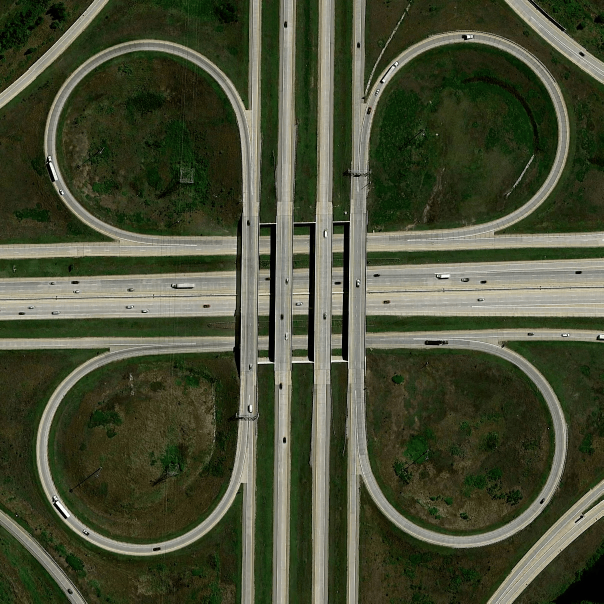
#> input picture A1/Cloverleaf Bridge/cloverleaf_interchange.png, 1207 x 1207 px (shown at 1/2 size)
$ jupyter execute 1.ipynb
#> lines starting #> are read from the running program, lines starting #| are printed output that depends on the picture; after the words box and inside, x2 and y2 are one past the last pixel; in counts of white or black regions, pixels touching at a corner belong together
[cell 1]
import numpy as np
import matplotlib.pyplot as plt
import cv2
from PIL import Image
import math

[cell 2]
def load_cloverleaf_image(filepath):

#> called with filepath = 'cloverleaf_interchange.png'
    image = cv2.imread(filepath, cv2.IMREAD_COLOR)
#> image is the input picture: shape (1207, 1207, 3); mean B, G, R 53.8, 77.6, 72.3
    image_array = np.array(image)


    plt.imshow(image_array)
    plt.title("Original Image")
    plt.axis('off')
    plt.show()

    print(f"Dimensions: {image.shape}")
#| Dimensions: (1207, 1207, 3)
    print(f"Pixel Value Range: {image_array.min()} to {image_array.max()}")
#| Pixel Value Range: 0 to 253

    # Separate channels for color image
    if len(image_array.shape) == 3:
        print("Color Channels Info:")
        for i, channel in enumerate(['Red', 'Green', 'Blue']):
            channel_data = image_array[:, :, i]
            print(f"  {channel} - Min: {channel_data.min()}, Max: {channel_data.max()}, Mean: {channel_data.mean():.2f}")
#> this loop made 3 passes
#|   Red - Min: 0, Max: 249, Mean: 53.78
#|   Green - Min: 1, Max: 253, Mean: 77.64
#|   Blue - Min: 1, Max: 250, Mean: 72.30
#> pass 1, in load_cloverleaf_image, `channel_data = image_array[:, :, i]`:
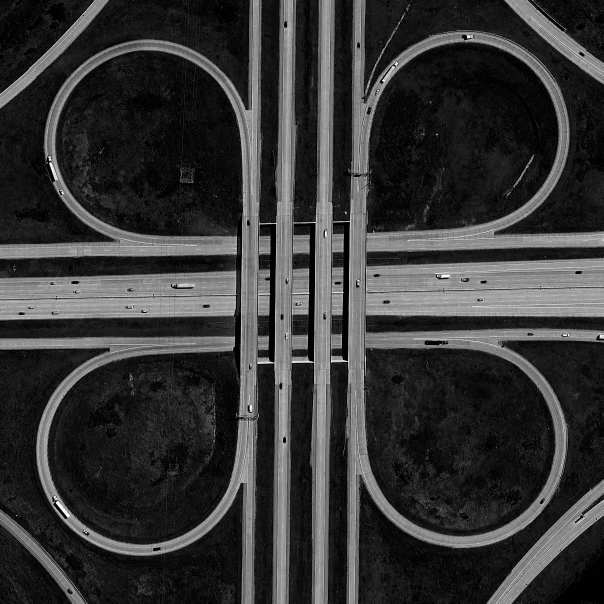
#> channel_data: shape (1207, 1207) (shown at 1/2 size); min 0, max 249, mean 53.8
#> pass 2, in load_cloverleaf_image, `channel_data = image_array[:, :, i]`:
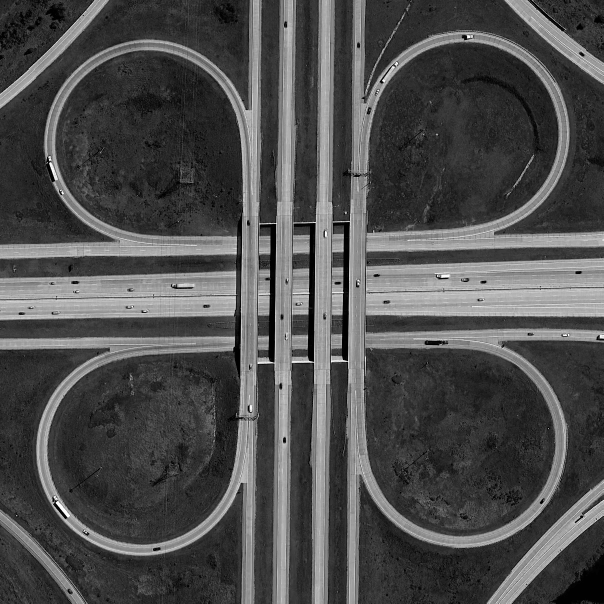
#> channel_data: shape (1207, 1207) (shown at 1/2 size); min 1, max 253, mean 77.6
#> pass 3, in load_cloverleaf_image, `channel_data = image_array[:, :, i]`:
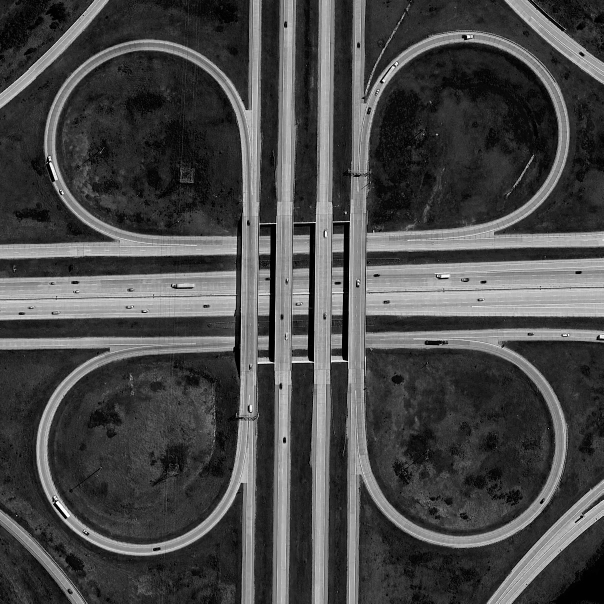
#> channel_data: shape (1207, 1207) (shown at 1/2 size); min 1, max 250, mean 72.3
    else:
        # Grayscale image
        print(f"Mean Pixel Value: {image_array.mean():.2f}")
        print(f"Standard Deviation: {image_array.std():.2f}")

    return image

image_path = "cloverleaf_interchange.png"
image = load_cloverleaf_image(image_path)

#### Comparing histograms

[cell 3]
def custom_histogram(image, channel):
    """
    Compute the custom histogram for a specific channel of the image.
    """
    channel_data = image[:, :, channel]
    hist = np.zeros(256, dtype=int)

    for value in channel_data.flatten():
        hist[value] += 1

    return hist

def compare_histograms(image):
    # Check if the image is RGB
    if len(image.shape) != 3 or image.shape[2] != 3:
        raise ValueError("Input image must be a 3-channel RGB image.")

    channel_labels = ['Red', 'Green', 'Blue']
    colors = ['r', 'g', 'b']

    plt.figure(figsize=(20, 6))

    for channel in range(3):
        # Compute custom histogram
        custom_hist = custom_histogram(image, channel)

        # Compute OpenCV histogram
        opencv_hist = cv2.calcHist([image], [channel], None, [256], [0, 256]).flatten()

        plt.subplot(1, 3, channel + 1)
        plt.plot(custom_hist, label='Custom Histogram', linestyle='solid', color=colors[channel])
        plt.plot(opencv_hist, label='OpenCV Histogram', linestyle='dashed', color='gray')
        plt.title(f"{channel_labels[channel]} Channel Histogram")
        plt.xlabel("Pixel Intensity")
        plt.ylabel("Frequency")
        plt.legend()
        plt.tight_layout()

    plt.show()
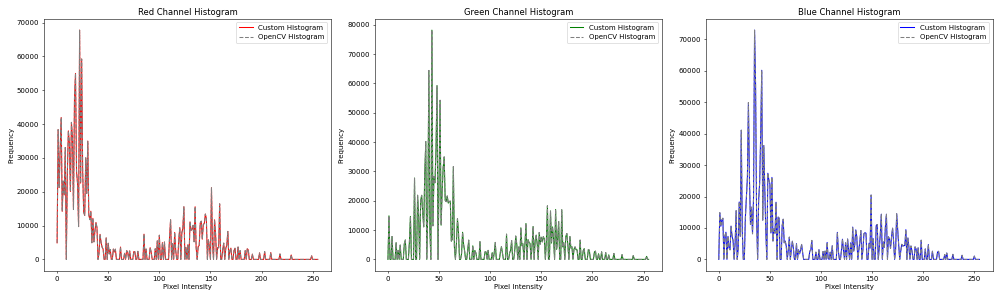
#> figure drawn by matplotlib, 3 panels; panel 1: curve peaks at x = 22, y = 67766; panel 1: curve peaks at x = 22, y = 67766; panel 2: curve peaks at x = 43, y = 78203; panel 2: curve peaks at x = 43, y = 78203

compare_histograms(image)

[cell 4]
def preprocess_image(image):

    # Convert to grayscale
    gray = cv2.cvtColor(image, cv2.COLOR_BGR2GRAY)

    # Noise reduction using Gaussian Blur
    blurred = cv2.GaussianBlur(gray, (5, 5), 0)

    # Edge detection using Canny
    edges = cv2.Canny(blurred, threshold1=50, threshold2=150)
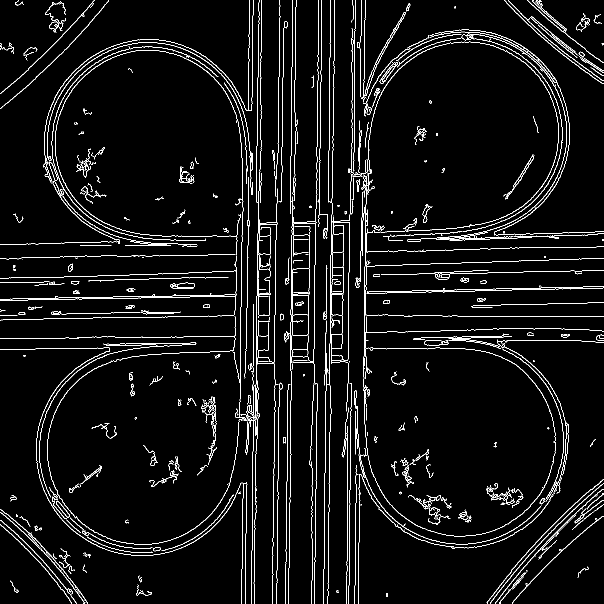
#> edges: shape (1207, 1207) (shown at 1/2 size); 4.6% white in thin lines or dots

    plt.figure(figsize=(20, 6))

    plt.subplot(1,3,1)
    plt.title("Grayscale image")
    plt.imshow(gray, cmap='gray')

    plt.subplot(1,3,2)
    plt.title("Blurred image")
    plt.imshow(blurred, cmap='gray')

    plt.subplot(1,3,3)
    plt.title("Edges detected using canny")
    plt.imshow(edges, cmap='gray')

    plt.tight_layout()

    plt.show()

    return edges

preprocessed_image = preprocess_image(image)

[cell 5]
import cv2
import numpy as np
import matplotlib.pyplot as plt

def detect_cloverleaves(image, preprocessed_image):
    # Detect circles using Hough Circle Transform
    circles = cv2.HoughCircles(
        preprocessed_image,
        cv2.HOUGH_GRADIENT,
        dp=1.2,           # Inverse ratio of accumulator resolution to image resolution
        minDist=70,       # Minimum distance between detected circles
        param1=50,        # Gradient value for edge detection (Canny)
        param2=30,        # Accumulator threshold for circle detection
        minRadius=205,    # Minimum radius of circles
        maxRadius=213     # Maximum radius of circles
    )
#> circles = [[282.6, 900.6, 211], [922.2, 882.6, 212.3], [930.6, 264.6, 207], [299.4, 291, 207]]

    # Draw detected circles on the original image
    output_image = image.copy()
    detected_circles = []

    if circles is not None:
        circles = np.uint16(np.around(circles))  # Round to integers
#> circles = [[283, 901, 211], [922, 883, 212], [931, 265, 207], [299, 291, 207]]
        for circle in circles[0, :]:
            x, y, r = circle

            cv2.circle(output_image, (x, y), r, (0, 255, 0), 2)  # Draw the circle's perimeter
            cv2.circle(output_image, (x, y), 2, (0, 0, 255), 3)   # Draw the circle's center
            detected_circles.append((x, y, r))

            # Display the radius on the image
            cv2.putText(output_image, f"r: {r} px",
                        (x + 10, y - 10),
                        cv2.FONT_HERSHEY_SIMPLEX, 0.5, (255, 0, 0), 2)
#> this loop made 4 passes
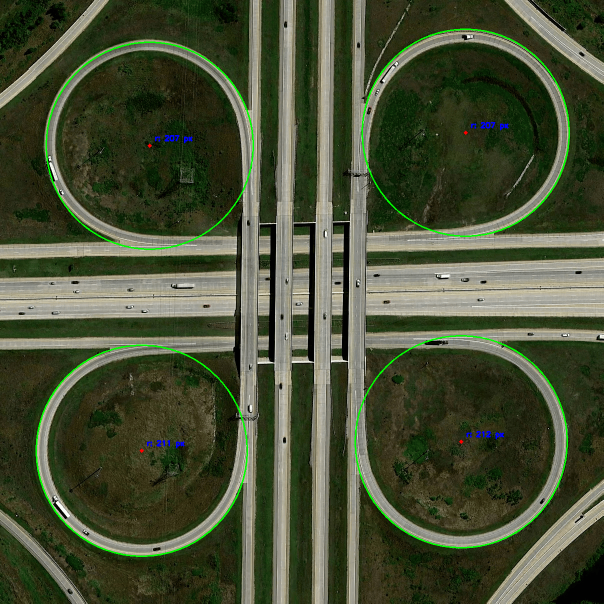
#> output_image: shape (1207, 1207, 3) (shown at 1/2 size); 1.2% of pixels changed, all inside (x1, y1, x2, y2) = (71, 57, 1140, 1114)
#> after the loop, detected_circles = [(283, 901, 211), (922, 883, 212), (931, 265, 207), (299, 291, 207)]

    plt.imshow(cv2.cvtColor(output_image, cv2.COLOR_BGR2RGB))
    plt.title("Detected Cloverleaves with Radii")
    plt.axis('off')
    plt.show()

    # Return the output image and the list of detected circles
    return output_image, detected_circles

output_image, detected_circles = detect_cloverleaves(image, preprocessed_image)

# Step 4: Print details of detected circles
if detected_circles:
    print("Detected circles:")
    for i, circle in enumerate(detected_circles, 1):
        print(f"Circle {i}: Center = ({circle[0]}, {circle[1]}), Radius = {circle[2]} pixels")
#> this loop made 4 passes
#| Circle 1: Center = (283, 901), Radius = 211 pixels
#| Circle 2: Center = (922, 883), Radius = 212 pixels
#| Circle 3: Center = (931, 265), Radius = 207 pixels
#| Circle 4: Center = (299, 291), Radius = 207 pixels
else:
    print("No circles detected.")

#### Circle Detection via Hough Transform:
+ The Hough Circle Transform detects circles in the binary edge-detected image (post preprocessing). It uses a parametric representation of a circle (defined by its center coordinates (x, y) and radius r), and searches for circular patterns in the edge map generated by the Canny edge detector.
+ This transform works by detecting patterns of edge points that fit the equation of a circle. The result is a set of potential circles with their centers and radii.

Information Needed to Calculate the Radius:
1. Center (x, y): The center of the detected circle is determined as part of the circle's parameters during the Hough Circle Transform. This is useful for locating the position of the circle in the image.
2. Radius (r): The radius of the detected circle is directly provided by the Hough Circle Transform. The radius is calculated based on the distance from the center to the boundary of the circle in the image. This value is provided in pixels and represents the size of the circle in the image space.
After detecting the circles, we use the radius information directly from the Hough Circle Transform to label the circles and print the radius in pixels.

### Preprocessing Techniques and Impact

- Grayscale Conversion: Reduced the complexity of the image by removing color information, focusing only on intensity variations.
- Gaussian Blur: Smoothed the image to reduce noise and ensure more consistent edge detection.
- Canny Edge Detection: Highlighted the boundaries of objects, making it easier to identify potential circles in the image.

Impact of Preprocessing:

- Noise reduction using Gaussian Blur significantly improved the quality of edge detection.
- Edge detection was critical in isolating circular features while minimizing interference from other shapes or artifacts.
Proper preprocessing enhanced the accuracy of the Hough Circle Transform, ensuring fewer false positives.

### Parameter Choices and Rationale
1. `dp=1.2`: Maintained a good balance between accuracy and computational efficiency by setting the inverse ratio of accumulator resolution to image resolution.
2. `minDist=70`: Ensured that detected circles were spaced sufficiently apart to avoid overlapping detections.
3. `param1=50`: Defined the threshold for edge detection in the Canny algorithm, ensuring prominent edges were detected.
4. `param2=30`: Set the accumulator threshold for circle detection, filtering out weak detections.
5. `minRadius=205 and maxRadius=213`: Constrained the radius range based on the approximate size of the cloverleaves in the image, reducing false positives.

### Challenges Faced:

1. Slight distortions in the shape of the cloverleaves made it difficult to detect perfect circles.
2. Variations in lighting and noise in the image introduced artifacts that interfered with edge detection.
3. Fine-tuning parameters for the Hough Circle Transform to detect cloverleaves without including unrelated structures was non-trivial.

### Potential Failures:

1. Distorted Shapes: Cloverleaves with irregular distortions might not be detected as circles.
2. Overlapping Circles: Overlapping or closely packed cloverleaves could lead to merged detections.
3. Lighting Variations: Shadows or highlights in the image might result in incomplete or false detections.
4. Noise and Artifacts: High levels of noise could interfere with edge detection, reducing accuracy.

Discussion:

The algorithm works best when the cloverleaves are clearly defined with minimal distortion.
In cases of overlapping or irregularly shaped cloverleaves, the detection might need refinement or additional post-processing steps.
To address lighting variations, adaptive thresholding could be explored as an alternative to Canny edge detection.

##

### Area calculation

[cell 6]
import numpy as np
import math
import cv2

def calculate_area(image, circles):
    circles = np.array(circles, dtype=np.float32)

    print(f"Type of circles: {type(circles)}")
#| Type of circles: <class 'numpy.ndarray'>
    print(f"Shape of circles: {circles.shape}")
#| Shape of circles: (4, 3)
    print(f"Contents of circles: {circles}")
#| Contents of circles: [[283. 901. 211.]
#|  [922. 883. 212.]
#|  [931. 265. 207.]
#|  [299. 291. 207.]]

    formula_areas = []

    # Method 1: Approximate area using the radius of each circle
    if len(circles.shape) == 3 and circles.shape[1:] == (1, 3):
        for circle in circles[0, :]:
            x, y, r = circle
            area_approx = math.pi * r * r
            formula_areas.append(area_approx)
    elif len(circles.shape) == 2 and circles.shape[1] == 3:
        for circle in circles:
            x, y, r = circle
            area_approx = math.pi * r * r
            formula_areas.append(area_approx)
#> this loop made 4 passes
#> (x, y, r, area_approx) on passes 1 to 4: (283, 901, 211, 139866.8), (922, 883, 212, 141195.7), (931, 265, 207, 134614.1), (299, 291, 207, 134614.1)
#> after the loop, formula_areas = [139866.8, 141195.7, 134614.1, 134614.1]
    else:
        raise ValueError("Circles array format is unexpected. Check its dimensions.")

    # Method 2: Count the pixels within the detected circle
    pixel_areas = []
    gray_image = cv2.cvtColor(image, cv2.COLOR_BGR2GRAY)

    for i, circle in enumerate(circles):
        x, y, r = circle

        # Create a binary mask where pixels inside the circle are 1 and outside are 0
        mask = np.zeros_like(gray_image, dtype=np.uint8)
        cv2.circle(mask, (int(x), int(y)), int(r), 255, -1)

        pixel_area = np.sum(mask > 0)
        pixel_areas.append(pixel_area)
#> this loop made 4 passes
#> (x, y, r, pixel_area) on passes 1 to 4: (283, 901, 211, 139809), (922, 883, 212, 141165), (931, 265, 207, 134565), (299, 291, 207, 134565)
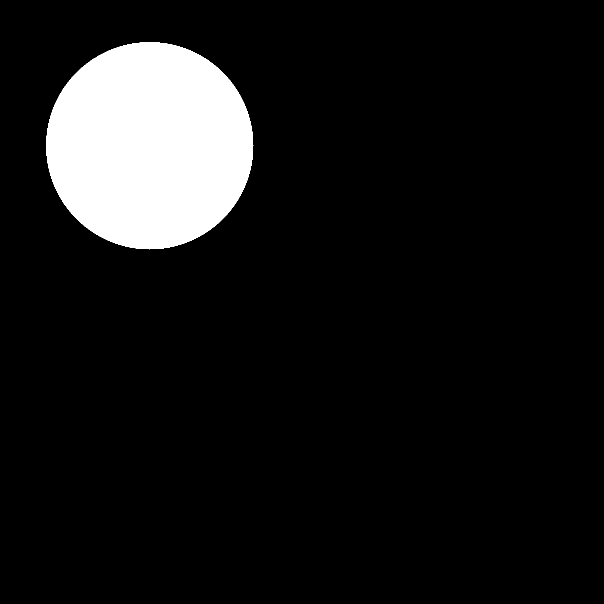
#> mask: shape (1207, 1207) (shown at 1/2 size); 9.2% white; 1 white region, box (x1, y1, x2, y2) and area: (92, 84, 507, 499) 134565
#> after the loop, pixel_areas = [139809, 141165, 134565, 134565]

    # Display results
    print("Area using radius approximation (in square pixels):")
    for i, area in enumerate(formula_areas):
        print(f"Circle {i+1}: {area:.2f} square pixels")
#> this loop made 4 passes
#> area on passes 1 to 4: 139866.8, 141195.7, 134614.1, 134614.1
#| Circle 1: 139866.85 square pixels
#| Circle 2: 141195.74 square pixels
#| Circle 3: 134614.10 square pixels
#| Circle 4: 134614.10 square pixels

    print("Area using pixel counting (in square pixels):")
    for i, area in enumerate(pixel_areas):
        print(f"Circle {i+1}: {area} square pixels")
#> this loop made 4 passes
#> area on passes 1 to 4: 139809, 141165, 134565, 134565
#| Circle 1: 139809 square pixels
#| Circle 2: 141165 square pixels
#| Circle 3: 134565 square pixels
#| Circle 4: 134565 square pixels

    return formula_areas, pixel_areas

areas, pixel_areas = calculate_area(image, detected_circles)
#> areas = [139866.8, 141195.7, 134614.1, 134614.1]; pixel_areas = [139809, 141165, 134565, 134565]
